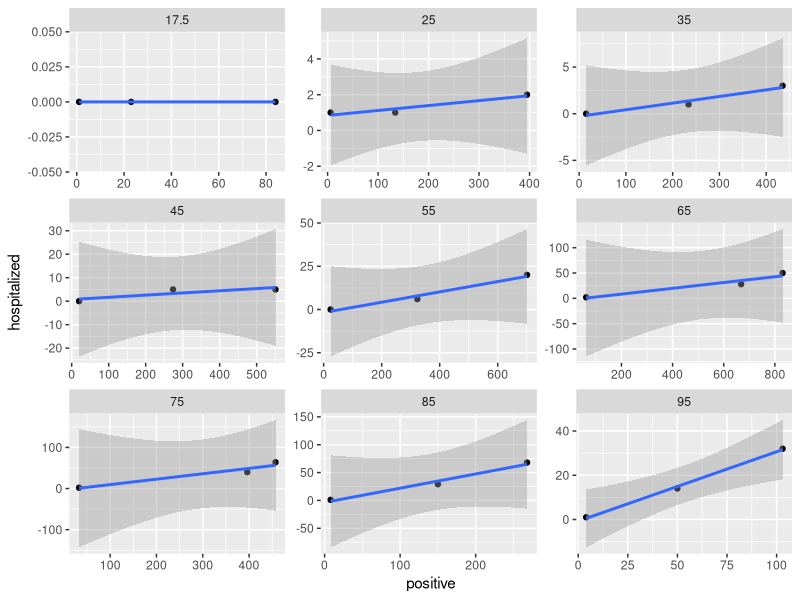

Here is the R script that generated this plot:
library(tidyverse)
pres <- data.frame(age_group = c("16-19", "20-29", "30-39", "40-49", "50-59", "60-69", "70-79", "80-89", "90+"),
                   week_1_tests = c(1315, 6474, 10353, 14507, 15247, 16270, 9323, 5955, 3123),
                   week_1_positive_rate = c(6.4, 6.1, 4.2, 3.8, 4.6, 5.1, 4.9, 4.5, 3.3),
                   week_1_hospitalized = c(0, 2, 3, 5, 20, 50, 64, 68, 32),
                   week_2_tests = c(283, 2000, 3781, 5071, 5133, 8453, 4947, 3498, 1857),
                   week_2_positive_rate = c(8.1, 6.7, 6.2, 5.4, 6.3, 7.9, 8, 4.3, 2.7),
                   week_2_hospitalized = c(0, 1, 1, 5, 6, 28, 40, 29, 14),
                   week_3_tests = c(17, 207, 673, 810, 729, 1201, 669, 165, 42),
                   week_3_positive_rate = c(5.9, 2.9, 2.2, 2.5, 3.3, 5.2, 4.9, 4.8, 9.5),
                   week_3_hospitalized = c(0, 1, 0, 0, 0, 2, 2, 1, 1),
                   age = c(17.5, 25, 35, 45, 55, 65, 75, 85, 95))
pres$week_1_positive <- round(pres$week_1_tests * pres$week_1_positive_rate / 100)
pres$week_2_positive <- round(pres$week_2_tests * pres$week_2_positive_rate / 100)
pres$week_3_positive <- round(pres$week_3_tests * pres$week_3_positive_rate / 100)
pres$`Week 1 hosp ratio` <- pres$week_1_hospitalized / pres$week_1_positive
pres$`Week 2 hosp ratio` <- pres$week_2_hospitalized / pres$week_2_positive
pres$`Week 3 hosp ratio` <- pres$week_3_hospitalized / pres$week_3_positive


pl <- pivot_longer(select(pres, age, ends_with("positive"), ends_with("zed")), cols = -age, names_to = "category", values_to = "number")
pl$week <- sapply(strsplit(pl$category, "_"), `[[`, 2)
pl$measure <- sapply(strsplit(pl$category, "_"), `[[`, 3)
pml <- pivot_wider(pl, id_cols = c(age, week), names_from = "measure", values_from = "number")
lmo <- lm(hospitalized ~ age * week * positive, pml)
summary(lmo)
pml$age <- as.factor(pml$age)
pml %>% ggplot(aes(positive, hospitalized)) + geom_point() +geom_smooth(method="lm") + facet_wrap(~age, scales = "free")
